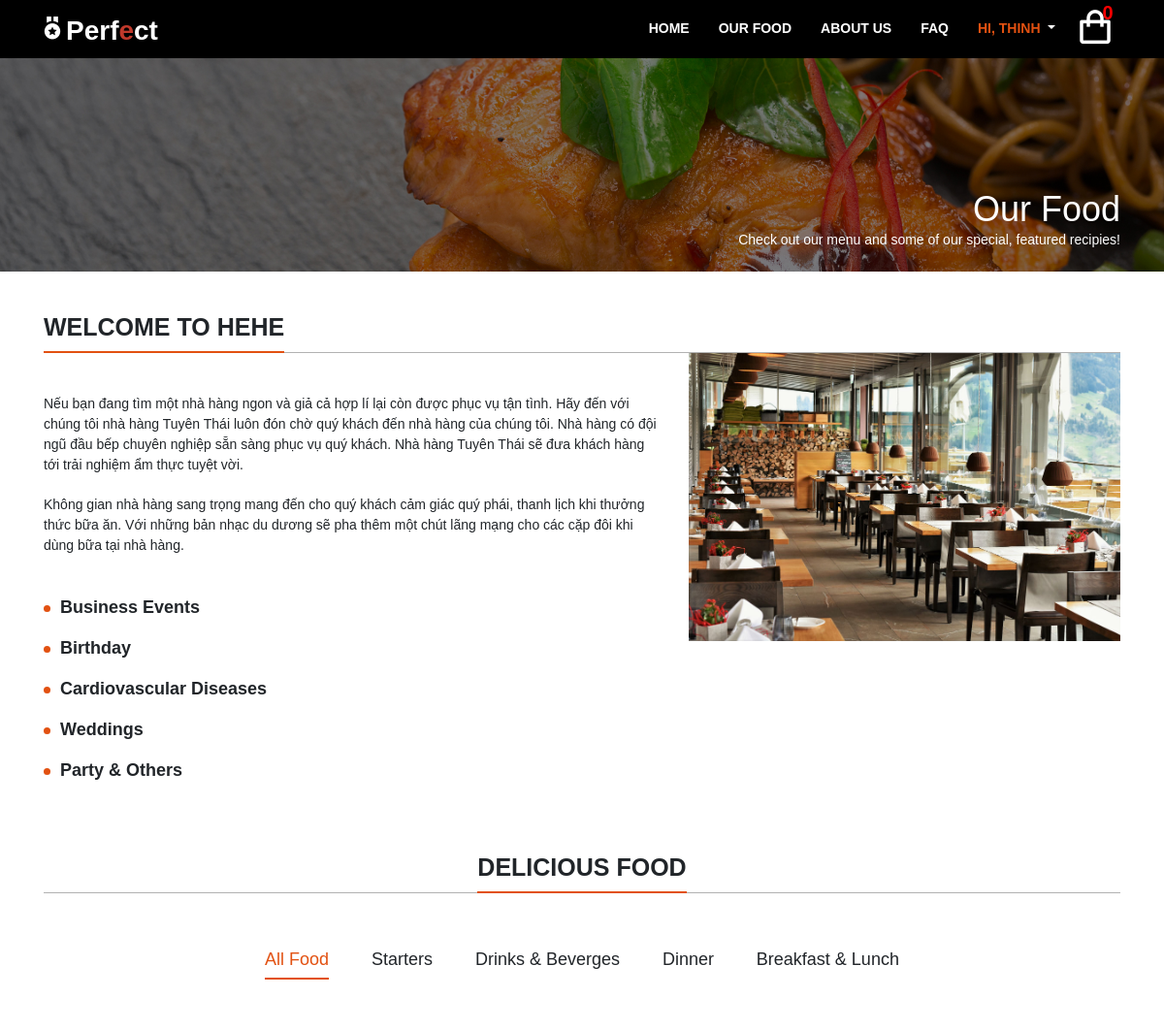
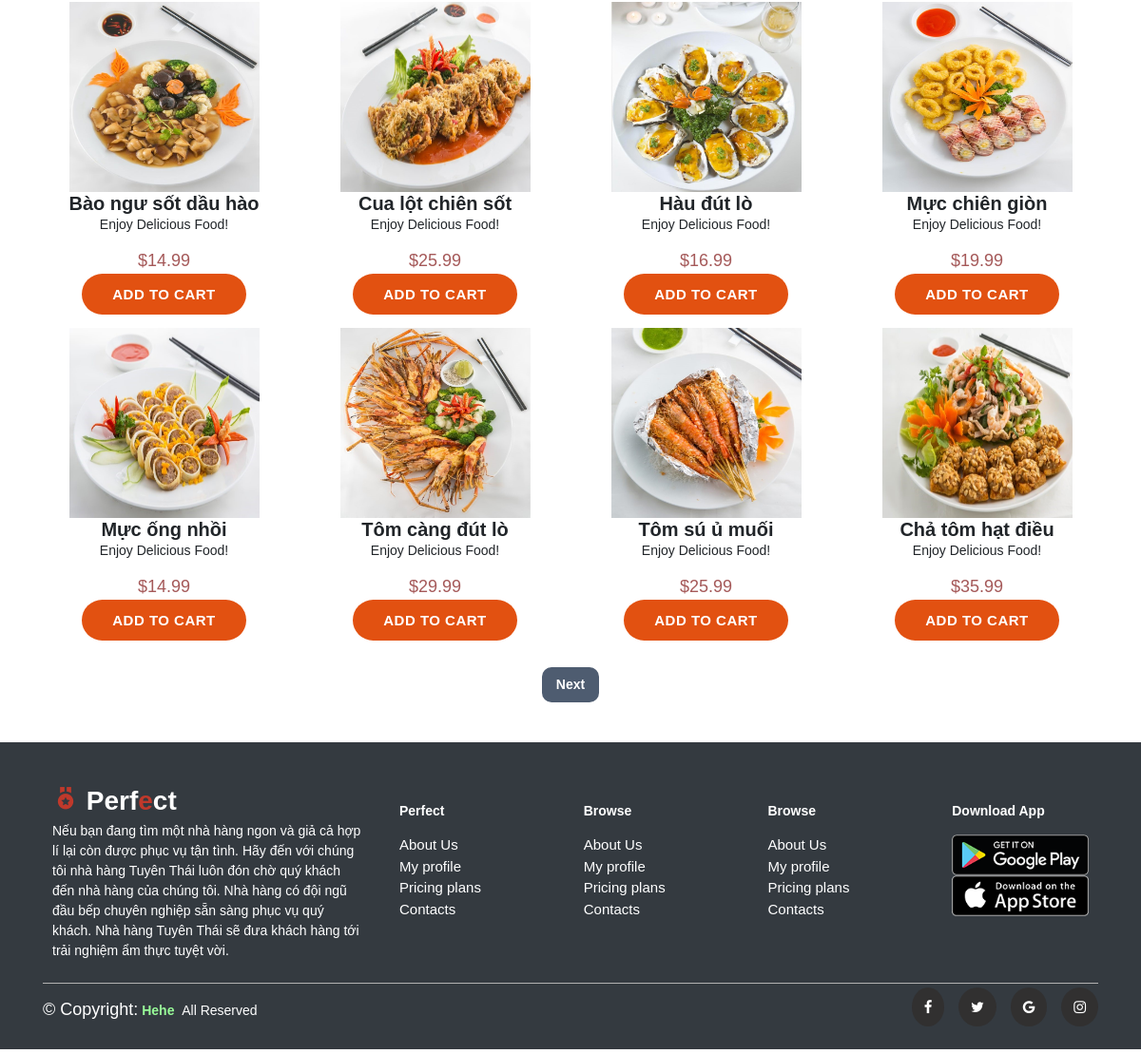
Screenshot of /users/main_profile.php?page=products (signed in) with the database file from the repository (2 pictures, top to bottom).
### tables this page shows
CREATE TABLE `users` (
  `user_id` int(10) primary key not null auto_increment,
  `name` varchar(100) not null,
  `username` varchar(45) not null,
  `email` varchar(100) not null,
  `password` varchar(100) not null,
  `phone` varchar(13),
  `address1` varchar(300),
  `address2` varchar(200),
  `create_at` datetime default CURRENT_TIMESTAMP
);

CREATE TABLE IF NOT EXISTS `products` (
	`id` int(10) primary key AUTO_INCREMENT not null,
	`name` varchar(200) NOT NULL,
	`desc` text NOT NULL,
	`price` decimal(7,2) NOT NULL,
	`rrp` decimal(7,2) NOT NULL DEFAULT '0.00',
	`quantity` int(11) NOT NULL,
	`img` text NOT NULL,
	`date_added` datetime NOT NULL DEFAULT CURRENT_TIMESTAMP
);

### users/main_profile.php (called while the page is built, shortened)
<?php
include 'config.php';
$page = isset($_GET['page']) &&
file_exists($_GET['page'] . '.php') ? $_GET['page'] : 'profile';
include $page . '.php';
?>

### users/userclass.php (called while the page is built, shortened)
<?php
class UserClass {
    public function userDetails($id) {
        try {
            $pdo = pdo_connect_mysql();
            $stmt = $pdo->prepare("SELECT username, name, email FROM users WHERE user_id=:id");
            $stmt->bindParam("id", $id, PDO::PARAM_INT);
            $stmt->execute();
            $data = $stmt->fetch(PDO::FETCH_OBJ);
            return $data;
        } catch (PDOException $e) {
            echo '{"error":{"text":' . $e->getMessage() . '}}';
        }
    }
}
?>

### users/products.php (the view, shortened to what this page needs)
<?php
include('session.php');
$userDetails = $userClass->userDetails($session_userId);
$num_products_on_each_page = 8;
$current_page = isset($_GET['p']) && is_numeric($_GET['p']) ? (int)$_GET['p'] : 1;
$stmt = $pdo->prepare('SELECT * FROM products ORDER BY date_added DESC LIMIT ?,?');
$stmt->bindValue(1, ($current_page - 1) * $num_products_on_each_page, PDO::PARAM_INT);
$stmt->bindValue(2, $num_products_on_each_page, PDO::PARAM_INT);
$stmt->execute();
$products = $stmt->fetchAll(PDO::FETCH_ASSOC);
$total_products = $pdo->query('SELECT * FROM products')->rowCount();
?>
<!DOCTYPE html>
<html lang="en">
<head>
    <link rel="stylesheet" href="https://maxcdn.bootstrapcdn.com/bootstrap/4.5.0/css/bootstrap.min.css">
    <link rel="stylesheet" href="https://cdnjs.cloudflare.com/ajax/libs/font-awesome/4.7.0/css/font-awesome.min.css">
    <link rel="stylesheet" href="https://cdnjs.cloudflare.com/ajax/libs/OwlCarousel2/2.3.4/assets/owl.carousel.min.css" />
    <link href='https://unpkg.com/boxicons@2.0.7/css/boxicons.min.css' rel='stylesheet'>
    <link rel="stylesheet" href="../css/style.css">
    <link rel="stylesheet" href="../css/loader.css">
</head>
<body>
<?=template_navbar($userDetails)?>
<section id="page_header">
    <div class="page_title">
        <div class="container">
            <div class="row">
                <div class="col-md-12">
                    <h2 class="title">Our Food</h2>
                    <p>Check out our menu and some of our special, featured recipies!</p>
                </div>
            </div>
        </div>
    </div>
</section>
<section id = "welcome">
    <div class = "container pt-5">
        <div class = "row">
            <div class = "col-md-12">
                <h2 class = "heading">Welcome to Hehe</h2>
                <hr class = "heading_space">
            </div>
            <div class = "col-md-7 col-sm-6 pt-5">
                <p class = "half_space">Nếu bạn đang tìm một nhà hàng ngon và giả cả hợp lí lại còn được phục vụ tận tình. Hãy đến với chúng tôi nhà hàng Tuyên Thái luôn đón chờ quý khách đến nhà hàng của chúng tôi. Nhà hàng có đội ngũ đầu bếp chuyên nghiệp sẵn sàng phục vụ quý khách. Nhà hàng Tuyên Thái sẽ đưa khách hàng tới trải nghiệm ẩm thực tuyệt vời.</p>
                <p class = "half_space">Không gian nhà hàng sang trọng mang đến cho quý khách cảm giác quý phái, thanh lịch khi thưởng thức bữa ăn. Với những bản nhạc du dương sẽ pha thêm một chút lãng mạng cho các cặp đôi khi dùng bữa tại nhà hàng.</p>
                <ul class = "welcome_list">
                    <li>Business Events</li>
                    <li>Birthday</li>
                    <li>Cardiovascular Diseases</li>
                    <li>Weddings</li>
                    <li>Party & Others</li>
                </ul>
            </div>
            <div class = "col-md-5 col-sm-6">
                <img class = "img-responsive" src = "../images/chaomung.jpg">
            </div>
        </div>
    </div>
</section>
<section id = "gallery">
    <div class = "container pt-5 pb-5">
        <div class = "row">
            <div class = "col-md-12 text-center">
                <h2 class = "heading">Delicious Food</h2>
                <hr class = "heading-space">
                <div class = "work-filter">
                    <ul class = "text-center">
                        <li><a href = "javascript:;" data-filter = "all" class = "active filter">All Food</a></li>
                        <li><a href = "javascript:;" data-filter = ".starters" class = "filter">Starters</a></li>
                        <li><a href = "javascript:;" data-filter = ".drinks" class = "filter">Drinks & Beverges</a></li>
                        <li><a href = "javascript:;" data-filter = ".dinner" class = "filter">Dinner</a></li>
                        <li><a href = "javascript:;" data-filter = ".lunch" class = "filter">Breakfast & Lunch</a></li>
                    </ul>
                </div>
            </div>
        </div>
        <div class = "row pt-3">
            <?php foreach ($products as $product): ?>
            <div class = "col-md-3 col-sm-6 col-12 text-center pb-3">
                <div class = "container">
                    <div class = "item-food">
                        <div class = "image">
                        <a href = "main_profile.php?page=product&id=<?=$product['id']?>"><img src="../images/<?=$product['img']?>" alt="<?=$product['name']?>">
                            </a>
                        </div>
                        <a href = "main_profile.php?page=product&id=<?=$product['id']?>"><h3><?=$product['name']?></h3></a>
                        <p>Enjoy Delicious Food!</p>
                    </div>
                    <span style = "font-size: 18px; color: rgb(165, 89, 89); padding-bottom: 5px; padding-bottom: 5px;">&dollar;<?=$product['price']?></span><br>
                    <form action="main_profile.php?page=cart" method="post">
                        <input type="submit" value="Add To Cart" class = "btn-common-white page-scroll">
                    </form>
                </div>
            </div>
            <?php endforeach; ?>
        </div>
        <div class = "row pt-3">
            <div class = "col-md-12 text-center">
                <div class="buttons">
                    <?php if ($total_products > ($current_page * $num_products_on_each_page) - $num_products_on_each_page + count($products)): ?>
                    <a href="main_profile.php?page=products&p=<?=$current_page+1?>#gallery">Next</a>
                    <?php endif; ?>
                </div>
            </div>
        </div>
    </div>
</section>
<?=template_footer()?>
</body>
</html>

### users/config.php (shortened to what this page needs)
<?php
function template_navbar($userDetails) {
    $num_in_cart = isset($_SESSION['cart']) ? count($_SESSION['cart']) : 0;
    echo <<<EOT
    <div class = "nav-wrapper" id = "navbar_top">
        <div class = "container1">
            <div class = "nav">
                <a href = "main_profile.php" class = "logo">
                    <i class='bx bxs-medal bx-tada' ></i>Perf<span class = "main-color">e</span>ct
                </a>
                <div class = "responsive">
                    <ul class = "nav-menu" id = "nav-menu">
                        <li><a href = "main_profile.php">Home</a></li>
                        <li><a href = "main_profile.php?page=products">Our Food</a></li>
                        <li><a href = "#">About Us</a></li>
                        <li><a href = "#">FAQ</a></li>
                        <li>
                            <a href = "#" class = "dropdown-toggle profile" data-toggle = "dropdown">
                                <span class = "show-user">Hi, $userDetails->name</span>
                            </a>
                            <ul class = "dropdown-menu pr-4 text-center" style = "border-radius: 10px; margin-left:-4%;">
                                <li></li>
                                <li class = "profile1 pt-2 pb-2"><a href = "#" style = "color: black; font-size: 12px;">My cart</a></li>
                                <li class = "profile1 pt-2 pb-2"><a href = "#" style = "color: black; font-size: 12px;">Order History</a></li>
                                <li class = "profile1 pt-2 pb-2"><a href = "#" style = "color: black; font-size: 12px;">Change Password</a></li>
                                <li class = "profile1 pt-2 pb-2"><a href = "./logout.php" style = "color: black; font-size: 12px;">Logout</a></li>
                            </ul>
                        </li>
                    </ul>
                    <a href = "main_profile.php?page=cart" class = "cart">
                        <i class='bx bx-shopping-bag'></i>
                        <span style = "font-size: 20px;">$num_in_cart</span>
                    </a>
                    <div class = "hamburger-menu" id = "hamburger-menu">
                        <div class="hamburger">
                        </div>
                    </div>
                </div>
            </div>
        </div>
    </div>
EOT;
}
function template_footer() {
    $year = date('Y');
    echo <<<EOT
    <div class = "footer bg-dark">
        <div class = "container bg-dark pt-5">
            <div class = "row">
                <div class = "col-xl-4 col-lg-3 col-md-6 col-sm-12 text-white">
                    <div class = "content">
                        <a href = "#" class = "logo" data-aos = "slide-right">
                            <i class = "bx bxs-medal bx-tada main-color"></i>
                            Perf<span class = "main-color">e</span>ct
                        </a>
                        <p data-aos = "slide-right">Nếu bạn đang tìm một nhà hàng ngon và giả cả hợp lí lại còn được phục vụ tận tình. Hãy đến với chúng tôi nhà hàng Tuyên Thái luôn đón chờ quý khách đến nhà hàng của chúng tôi. Nhà hàng có đội ngũ đầu bếp chuyên nghiệp sẵn sàng phục vụ quý khách. Nhà hàng Tuyên Thái sẽ đưa khách hàng tới trải nghiệm ẩm thực tuyệt vời.</p>
                    </div>
                </div>
                <div class = "col-xl-8 col-lg-9 col-md-6 col-sm-12 pl-0 text-white">
                    <div class = "row">
                        <div class = "col-xl-3 col-lg-3 col-md-6 col-sm-6">
                            <div class = "content">
                                <p><b>Perfect</b></p>
                                <ul class = "footer-menu">
                                    <li><a href = "#">About Us</a></li>
                                    <li><a href = "#">My profile</a></li>
                                    <li><a href = "#">Pricing plans</a></li>
                                    <li><a href = "#">Contacts</a></li>
                                </ul>
                            </div>
                        </div>
                        <div class = "col-xl-3 col-lg-3 col-md-6 col-sm-6">
                            <div class = "content">
                                <p><b>Browse</b></p>
                                <ul class = "footer-menu">
                                    <li><a href = "#">About Us</a></li>
                                    <li><a href = "#">My profile</a></li>
                                    <li><a href = "#">Pricing plans</a></li>
                                    <li><a href = "#">Contacts</a></li>
                                </ul>
                            </div>
                        </div>
                        <div class = "col-xl-3 col-lg-3 col-md-6 col-sm-6">
                            <div class = "content">
                                <p><b>Browse</b></p>
                                <ul class = "footer-menu">
                                    <li><a href = "#">About Us</a></li>
                                    <li><a href = "#">My profile</a></li>
                                    <li><a href = "#">Pricing plans</a></li>
                                    <li><a href = "#">Contacts</a></li>
                                </ul>
                            </div>
                        </div>
                        <div class = "col-xl-3 col-lg-3 col-md-6 col-sm-6">
                            <div class = "content">
                                <p><b>Download App</b></p>
                                <ul class = "footer-menu">
                                    <li><a href = "#"><img src = "../images/google-play.png"></a></li>
                                    <li><a href = "#"><img src = "../images/app-store.png"></a></li>
                                </ul>
                            </div>
                        </div>
                    </div>
                </div>
            </div>
            <hr style = "color: white; width: 100%; border-color: #b2b2b2;">
            <div class = "row copyright">
                <div class = "col-6 col-xl-6 col-lg-6 col-md-6 col-sm-6 text-white pt-3 pb-3">
                    <p><a href = "#" style = "color: white; font-size: 18px;">© <?php echo "$year" ?> Copyright:</a>
                        <span style = "font-weight: 600"><a href = "#" style = "color: palegreen">Hehe</a></span>
                        &nbsp;All Reserved
                    </p>
                </div>
                <div class = "col-6 col-xl-6 col-lg-6 col-md-6 col-sm-6 icon-head text-white pt-3 pb-3">
                    <a href = "#"><span class = "social-item"><i class = "fa fa-facebook"></i></span></a>
                    <a href = "#"><span class = "social-item"><i class = "fa fa-twitter"></i></span></a>
                    <a href = "#"><span class = "social-item"><i class = "fa fa-google"></i></span></a>
                    <a href = "#"><span class = "social-item"><i class = "fa fa-instagram"></i></span></a>
                </div>
            </div>
        </div>
    </div>
EOT;
}
?>

### rows the page displays
users: name "THINH"
products: img (picture), name "Bào ngư sốt dầu hào", price "14.99"
products: img (picture), name "Cua lột chiên sốt", price "25.99"
products: img (picture), name "Hàu đút lò", price "16.99"
products: img (picture), name "Mực chiên giòn", price "19.99"
products: img (picture), name "Mực ống nhồi", price "14.99"
products: img (picture), name "Tôm càng đút lò", price "29.99"
products: img (picture), name "Tôm sú ủ muối", price "25.99"
products: img (picture), name "Chả tôm hạt điều", price "35.99"

### other values shown
$num_in_cart "0"
